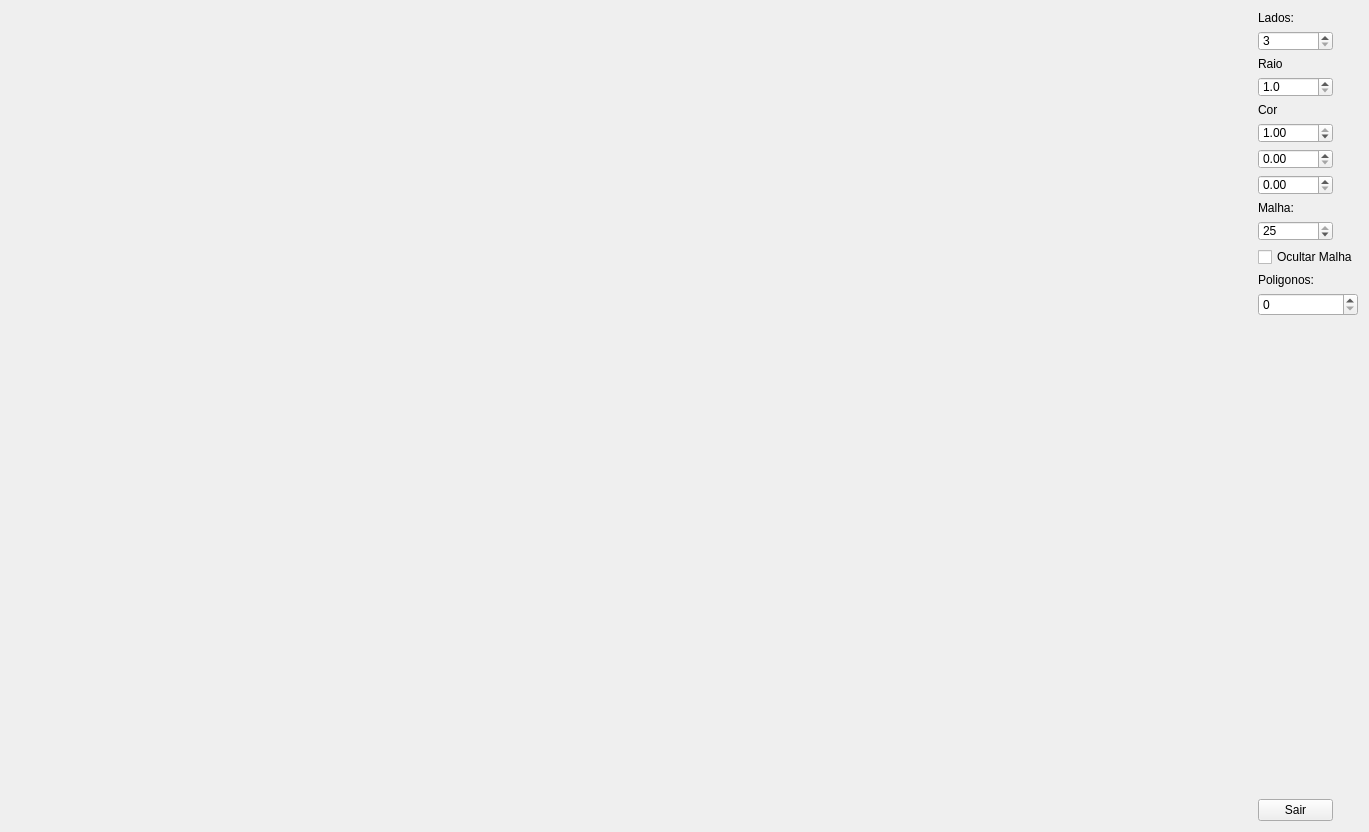
<?xml version="1.0" encoding="UTF-8"?>
<ui version="4.0">
 <class>JanelaPrincipal</class>
 <widget class="QWidget" name="JanelaPrincipal">
  <property name="geometry">
   <rect>
    <x>0</x>
    <y>0</y>
    <width>1369</width>
    <height>832</height>
   </rect>
  </property>
  <property name="windowTitle">
   <string>Projeto OpenGL</string>
  </property>
  <layout class="QGridLayout" name="gridLayout">
   <item row="0" column="0" rowspan="15">
    <widget class="MeuPainelOpenGL" name="painelGL" native="true"/>
   </item>
   <item row="0" column="1">
    <widget class="QLabel" name="label">
     <property name="text">
      <string>Lados:</string>
     </property>
    </widget>
   </item>
   <item row="1" column="1">
    <widget class="QSpinBox" name="spinBox">
     <property name="maximumSize">
      <size>
       <width>75</width>
       <height>20</height>
      </size>
     </property>
     <property name="minimum">
      <number>3</number>
     </property>
     <property name="maximum">
      <number>60</number>
     </property>
    </widget>
   </item>
   <item row="2" column="1">
    <widget class="QLabel" name="label_2">
     <property name="text">
      <string>Raio</string>
     </property>
    </widget>
   </item>
   <item row="3" column="1">
    <widget class="QDoubleSpinBox" name="doubleSpinBox">
     <property name="maximumSize">
      <size>
       <width>75</width>
       <height>20</height>
      </size>
     </property>
     <property name="decimals">
      <number>1</number>
     </property>
     <property name="minimum">
      <double>1.000000000000000</double>
     </property>
     <property name="maximum">
      <double>10.000000000000000</double>
     </property>
     <property name="singleStep">
      <double>0.100000000000000</double>
     </property>
    </widget>
   </item>
   <item row="4" column="1">
    <widget class="QLabel" name="label_3">
     <property name="text">
      <string>Cor</string>
     </property>
    </widget>
   </item>
   <item row="8" column="1">
    <widget class="QLabel" name="label_4">
     <property name="text">
      <string>Malha:</string>
     </property>
    </widget>
   </item>
   <item row="9" column="1">
    <widget class="QSpinBox" name="spinBox_Malha">
     <property name="maximumSize">
      <size>
       <width>75</width>
       <height>20</height>
      </size>
     </property>
     <property name="minimum">
      <number>0</number>
     </property>
     <property name="maximum">
      <number>25</number>
     </property>
     <property name="value">
      <number>25</number>
     </property>
    </widget>
   </item>
   <item row="10" column="1">
    <widget class="QCheckBox" name="checkBox_Malha">
     <property name="text">
      <string>Ocultar Malha</string>
     </property>
     <property name="autoRepeatInterval">
      <number>100</number>
     </property>
    </widget>
   </item>
   <item row="11" column="1">
    <widget class="QLabel" name="label_5">
     <property name="text">
      <string>Poligonos:</string>
     </property>
    </widget>
   </item>
   <item row="12" column="1">
    <widget class="QSpinBox" name="spinBox_5">
     <property name="maximum">
      <number>5</number>
     </property>
    </widget>
   </item>
   <item row="13" column="1">
    <spacer name="verticalSpacer">
     <property name="orientation">
      <enum>Qt::Vertical</enum>
     </property>
     <property name="sizeHint" stdset="0">
      <size>
       <width>72</width>
       <height>270</height>
      </size>
     </property>
    </spacer>
   </item>
   <item row="14" column="1">
    <widget class="QPushButton" name="pushButton">
     <property name="maximumSize">
      <size>
       <width>75</width>
       <height>23</height>
      </size>
     </property>
     <property name="text">
      <string>Sair</string>
     </property>
    </widget>
   </item>
   <item row="6" column="1">
    <widget class="QDoubleSpinBox" name="doubleSpinBox_3">
     <property name="maximumSize">
      <size>
       <width>75</width>
       <height>20</height>
      </size>
     </property>
     <property name="maximum">
      <double>1.000000000000000</double>
     </property>
     <property name="singleStep">
      <double>0.010000000000000</double>
     </property>
    </widget>
   </item>
   <item row="5" column="1">
    <widget class="QDoubleSpinBox" name="doubleSpinBox_2">
     <property name="maximumSize">
      <size>
       <width>75</width>
       <height>20</height>
      </size>
     </property>
     <property name="maximum">
      <double>1.000000000000000</double>
     </property>
     <property name="singleStep">
      <double>0.010000000000000</double>
     </property>
     <property name="value">
      <double>1.000000000000000</double>
     </property>
    </widget>
   </item>
   <item row="7" column="1">
    <widget class="QDoubleSpinBox" name="doubleSpinBox_4">
     <property name="maximumSize">
      <size>
       <width>75</width>
       <height>20</height>
      </size>
     </property>
     <property name="decimals">
      <number>2</number>
     </property>
     <property name="maximum">
      <double>1.000000000000000</double>
     </property>
     <property name="singleStep">
      <double>0.010000000000000</double>
     </property>
    </widget>
   </item>
  </layout>
 </widget>
 <layoutdefault spacing="6" margin="11"/>
 <customwidgets>
  <customwidget>
   <class>MeuPainelOpenGL</class>
   <extends>QWidget</extends>
   <header>MeuPainelOpenGL.h</header>
   <container>1</container>
   <slots>
    <slot>alterarLados(int)</slot>
    <slot>alterarRaio(double)</slot>
    <slot>alterarMalha(int)</slot>
    <slot>ocultarMalha(bool)</slot>
    <slot>numeroPoligonos(int)</slot>
    <slot>setCorVermelho(int)</slot>
    <slot>setCorVerde(int)</slot>
    <slot>setCorAzul(int)</slot>
    <slot>setCorAzul(double)</slot>
    <slot>setCorVermelho(double)</slot>
    <slot>setCorVerde(double)</slot>
   </slots>
  </customwidget>
 </customwidgets>
 <resources/>
 <connections>
  <connection>
   <sender>pushButton</sender>
   <signal>clicked()</signal>
   <receiver>JanelaPrincipal</receiver>
   <slot>close()</slot>
   <hints>
    <hint type="sourcelabel">
     <x>1294</x>
     <y>818</y>
    </hint>
    <hint type="destinationlabel">
     <x>588</x>
     <y>350</y>
    </hint>
   </hints>
  </connection>
  <connection>
   <sender>spinBox</sender>
   <signal>valueChanged(int)</signal>
   <receiver>painelGL</receiver>
   <slot>alterarLados(int)</slot>
   <hints>
    <hint type="sourcelabel">
     <x>1344</x>
     <y>47</y>
    </hint>
    <hint type="destinationlabel">
     <x>204</x>
     <y>14</y>
    </hint>
   </hints>
  </connection>
  <connection>
   <sender>doubleSpinBox</sender>
   <signal>valueChanged(double)</signal>
   <receiver>painelGL</receiver>
   <slot>alterarRaio(double)</slot>
   <hints>
    <hint type="sourcelabel">
     <x>1344</x>
     <y>92</y>
    </hint>
    <hint type="destinationlabel">
     <x>442</x>
     <y>148</y>
    </hint>
   </hints>
  </connection>
  <connection>
   <sender>spinBox_Malha</sender>
   <signal>valueChanged(int)</signal>
   <receiver>painelGL</receiver>
   <slot>alterarMalha(int)</slot>
   <hints>
    <hint type="sourcelabel">
     <x>1344</x>
     <y>234</y>
    </hint>
    <hint type="destinationlabel">
     <x>1180</x>
     <y>291</y>
    </hint>
   </hints>
  </connection>
  <connection>
   <sender>checkBox_Malha</sender>
   <signal>clicked(bool)</signal>
   <receiver>painelGL</receiver>
   <slot>ocultarMalha(bool)</slot>
   <hints>
    <hint type="sourcelabel">
     <x>1359</x>
     <y>258</y>
    </hint>
    <hint type="destinationlabel">
     <x>1185</x>
     <y>329</y>
    </hint>
   </hints>
  </connection>
  <connection>
   <sender>spinBox_5</sender>
   <signal>valueChanged(int)</signal>
   <receiver>painelGL</receiver>
   <slot>numeroPoligonos(int)</slot>
   <hints>
    <hint type="sourcelabel">
     <x>1359</x>
     <y>303</y>
    </hint>
    <hint type="destinationlabel">
     <x>1193</x>
     <y>403</y>
    </hint>
   </hints>
  </connection>
  <connection>
   <sender>doubleSpinBox_4</sender>
   <signal>valueChanged(double)</signal>
   <receiver>painelGL</receiver>
   <slot>setCorAzul(double)</slot>
   <hints>
    <hint type="sourcelabel">
     <x>1293</x>
     <y>183</y>
    </hint>
    <hint type="destinationlabel">
     <x>981</x>
     <y>239</y>
    </hint>
   </hints>
  </connection>
  <connection>
   <sender>doubleSpinBox_3</sender>
   <signal>valueChanged(double)</signal>
   <receiver>painelGL</receiver>
   <slot>setCorVerde(double)</slot>
   <hints>
    <hint type="sourcelabel">
     <x>1320</x>
     <y>156</y>
    </hint>
    <hint type="destinationlabel">
     <x>1041</x>
     <y>223</y>
    </hint>
   </hints>
  </connection>
  <connection>
   <sender>doubleSpinBox_2</sender>
   <signal>valueChanged(double)</signal>
   <receiver>painelGL</receiver>
   <slot>setCorVermelho(double)</slot>
   <hints>
    <hint type="sourcelabel">
     <x>1270</x>
     <y>128</y>
    </hint>
    <hint type="destinationlabel">
     <x>1108</x>
     <y>111</y>
    </hint>
   </hints>
  </connection>
 </connections>
</ui>
